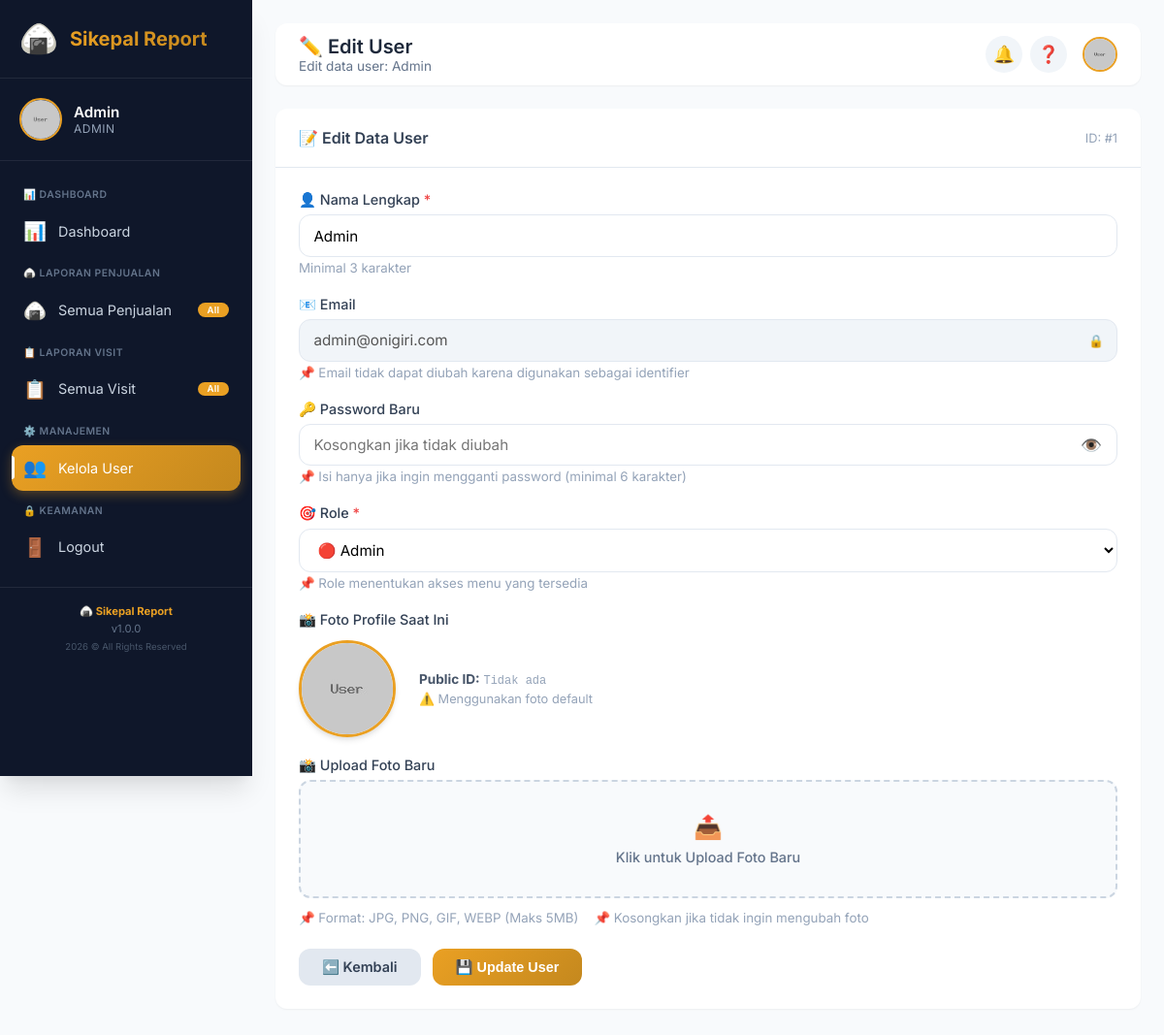
/public/index.php?route=users_edit&id=1 (signed in), run on the app's committed database.
### tables this page shows
CREATE TABLE users (
    id INT AUTO_INCREMENT PRIMARY KEY,
    name VARCHAR(100) NOT NULL,
    email VARCHAR(100) UNIQUE NOT NULL,
    password VARCHAR(255) NOT NULL,
    photo VARCHAR(500) DEFAULT 'default.jpg',
    photo_public_id VARCHAR(255) NULL,
    role ENUM('admin', 'sales') DEFAULT 'sales',
    created_at TIMESTAMP DEFAULT CURRENT_TIMESTAMP
);

### app/models/User.php (called while the page is built, shortened)
<?php
class User {
    private $db;
    public function __construct() {
        global $pdo;
        $this->db = $pdo;
    }
    public function findById($id) {
        $stmt = $this->db->prepare("SELECT * FROM users WHERE id = ?");
        $stmt->execute([$id]);
        return $stmt->fetch();
    }
}
?>

### app/views/admin/edit_user.php (the view, shortened to what this page needs)
<?php
$pageTitle = '✏️ Edit User';
$pageSubtitle = 'Edit data user: ' . htmlspecialchars($data['user']['name']);
$activePage = 'users';
?>
<div class="card">
    <div class="card-header">
        <h3>📝 Edit Data User</h3>
        <span style="font-size:0.8rem; color:var(--gray-400);">
            ID: #<?= $data['user']['id'] ?>
        </span>
    </div>
    <div class="card-body">
        <form method="POST" action="<?= BASE_URL ?>public/index.php?route=users_edit&id=<?= $data['user']['id'] ?>" enctype="multipart/form-data" id="editUserForm">
            <div class="form-group">
                <label for="name">👤 Nama Lengkap <span style="color: #EF4444;">*</span></label>
                <input type="text"
                       id="name"
                       name="name"
                       value="<?= htmlspecialchars($data['user']['name']) ?>"
                       placeholder="Masukkan nama lengkap"
                       required
                       minlength="3"
                       maxlength="100">
                <small style="color: var(--gray-400);">Minimal 3 karakter</small>
            </div>
            <div class="form-group">
                <label for="email">📧 Email</label>
                <div style="position: relative;">
                    <input type="email"
                           id="email"
                           value="<?= htmlspecialchars($data['user']['email']) ?>"
                           disabled
                           style="background: #f1f5f9; cursor: not-allowed; padding-right: 40px;">
                    <span style="position: absolute; right: 14px; top: 50%; transform: translateY(-50%); color: #94A3B8; font-size: 0.8rem;">
                        🔒
                    </span>
                </div>
                <small style="color: var(--gray-400);">
                    📌 Email tidak dapat diubah karena digunakan sebagai identifier
                </small>
            </div>
            <div class="form-group">
                <label for="password">🔑 Password Baru</label>
                <div style="position: relative;">
                    <input type="password"
                           id="password"
                           name="password"
                           placeholder="Kosongkan jika tidak diubah"
                           minlength="6">
                    <button type="button"
                            class="password-toggle"
                            id="togglePassword"
                            style="position: absolute; right: 12px; top: 50%; transform: translateY(-50%); background: none; border: none; cursor: pointer; color: #94A3B8; font-size: 1.1rem; padding: 4px;">
                        👁️
                    </button>
                </div>
                <small style="color: var(--gray-400);">
                    📌 Isi hanya jika ingin mengganti password (minimal 6 karakter)
                </small>
            </div>
            <div class="form-group">
                <label for="role">🎯 Role <span style="color: #EF4444;">*</span></label>
                <select id="role" name="role" required>
                    <option value="admin" <?= $data['user']['role'] === 'admin' ? 'selected' : '' ?>>
                        🔴 Admin
                    </option>
                </select>
                <small style="color: var(--gray-400);">
                    📌 Role menentukan akses menu yang tersedia
                </small>
            </div>
            <div class="form-group">
                <label>📸 Foto Profile Saat Ini</label>
                <div style="margin: 0.75rem 0; display: flex; align-items: center; gap: 1.5rem; flex-wrap: wrap;">
                    <?php
                    $photoUrl = $data['user']['photo'] ?? 'default.jpg';
                    if (empty($photoUrl) || $photoUrl === 'default.jpg' || !filter_var($photoUrl, FILTER_VALIDATE_URL)) {
                        $photoUrl = '/sikepal-report/uploads/photos/default.jpg';
                    }
                    ?>
                    <img src="<?= htmlspecialchars($photoUrl) ?>"
                         alt="Foto Profile"
                         style="width: 100px; height: 100px; border-radius: 50%; object-fit: cover; border: 3px solid var(--marigold); box-shadow: var(--shadow-md);"
                         id="currentPhoto"
                         onerror="this.src='/sikepal-report/uploads/photos/default.jpg'">
                    <div>
                        <div style="font-size: 0.85rem; color: var(--gray-600);">
                            <strong>Public ID:</strong>
                            <span style="font-family: monospace; font-size: 0.75rem; color: var(--gray-400);">
                                <?= $data['user']['photo_public_id'] ?? 'Tidak ada' ?>
                            </span>
                        </div>
                        <div style="font-size: 0.8rem; color: var(--gray-400); margin-top: 0.25rem;">
                            <?php if (empty($data['user']['photo']) || $data['user']['photo'] === 'default.jpg'): ?>
                                ⚠️ Menggunakan foto default
                            <?php else: ?>
                                ✅ Foto tersimpan di Cloudinary
                            <?php endif; ?>
                        </div>
                    </div>
                </div>
            </div>
            <div class="form-group">
                <label for="photo">📸 Upload Foto Baru</label>
                <div class="photo-upload">
                    <label for="photo" class="photo-label">
                        <span style="font-size: 1.5rem;">📤</span>
                        Klik untuk Upload Foto Baru
                    </label>
                </div>
                <div style="display: flex; gap: 1rem; margin-top: 0.5rem; flex-wrap: wrap;">
                    <small style="color: var(--gray-400);">
                        📌 Format: JPG, PNG, GIF, WEBP (Maks 5MB)
                    </small>
                    <small style="color: var(--gray-400);">
                        📌 Kosongkan jika tidak ingin mengubah foto
                    </small>
                </div>
            </div>
            <div class="form-actions">
                <a href="<?= BASE_URL ?>public/index.php?route=users" class="btn-secondary">
                    ⬅️ Kembali
                </a>
                <button type="submit" class="btn-primary" id="submitBtn">
                    💾 Update User
                </button>
            </div>
        </form>
    </div>
</div>
<?php
$content = ob_get_clean();
require_once '../app/views/layouts/main.php';
?>

### app/views/layouts/main.php (shortened to what this page needs)
<!DOCTYPE html>
<html lang="id">
<head>
    <link rel="stylesheet" href="<?= BASE_URL ?>public/css/style.css">
</head>
<body class="dashboard-page">
    <aside class="sidebar">
        <div class="sidebar-brand">
            <span class="sidebar-brand-icon">🍙</span>
            <span class="sidebar-brand-text">Sikepal Report</span>
        </div>
        <div class="sidebar-user">
            <?php
            $sidebarPhoto = $_SESSION['photo'] ?? 'default.jpg';
            if (empty($sidebarPhoto) || $sidebarPhoto === 'default.jpg') {
                $sidebarPhoto = BASE_URL . 'uploads/photos/default.jpg';
            }
            ?>
            <img src="<?= htmlspecialchars($sidebarPhoto) ?>"
                 alt="Avatar"
                 class="sidebar-user-avatar"
                 onerror="this.src='<?= BASE_URL ?>uploads/photos/default.jpg'">
            <div class="sidebar-user-info">
                <div class="sidebar-user-name"><?= htmlspecialchars($_SESSION['name'] ?? 'User') ?></div>
                <div class="sidebar-user-role"><?= htmlspecialchars($_SESSION['role'] ?? 'Guest') ?></div>
            </div>
        </div>
        <nav class="sidebar-nav">
            <?php
            $role = $_SESSION['role'] ?? '';
            if ($role === 'admin'):
            ?>
                <div class="sidebar-nav-label">📊 Dashboard</div>
                <a href="<?= BASE_URL ?>public/index.php?route=dashboard" class="sidebar-nav-item <?= $activePage === 'dashboard' ? 'active' : '' ?>">
                    <span class="sidebar-nav-icon">📊</span>
                    <span class="sidebar-nav-text">Dashboard</span>
                </a>
                <div class="sidebar-nav-label">🍙 Laporan Penjualan</div>
                <a href="<?= BASE_URL ?>public/index.php?route=sales_reports" class="sidebar-nav-item <?= $activePage === 'sales_reports' ? 'active' : '' ?>">
                    <span class="sidebar-nav-icon">🍙</span>
                    <span class="sidebar-nav-text">Semua Penjualan</span>
                    <span class="sidebar-nav-badge">All</span>
                </a>
                <div class="sidebar-nav-label">📋 Laporan Visit</div>
                <a href="<?= BASE_URL ?>public/index.php?route=visit_reports" class="sidebar-nav-item <?= $activePage === 'visit_reports' ? 'active' : '' ?>">
                    <span class="sidebar-nav-icon">📋</span>
                    <span class="sidebar-nav-text">Semua Visit</span>
                    <span class="sidebar-nav-badge">All</span>
                </a>
                <div class="sidebar-nav-label">⚙️ Manajemen</div>
                <a href="<?= BASE_URL ?>public/index.php?route=users" class="sidebar-nav-item <?= $activePage === 'users' ? 'active' : '' ?>">
                    <span class="sidebar-nav-icon">👥</span>
                    <span class="sidebar-nav-text">Kelola User</span>
                </a>
            <?php endif; ?>
            <div class="sidebar-nav-label">🔒 Keamanan</div>
            <a href="<?= BASE_URL ?>public/index.php?route=logout" class="sidebar-nav-item" onclick="return confirm('Yakin ingin logout?')">
                <span class="sidebar-nav-icon">🚪</span>
                <span class="sidebar-nav-text">Logout</span>
            </a>
        </nav>
        <div class="sidebar-footer">
            <div>
                <strong style="color: var(--marigold);">🍙 Sikepal Report</strong><br>
                v1.0.0<br>
                <span style="font-size: 0.6rem; color: var(--gray-600);">
                    <?= date('Y') ?> &copy; All Rights Reserved
                </span>
            </div>
        </div>
    </aside>
    <main class="main-content">
        <header class="top-header">
            <div class="top-header-left">
                <div class="top-header-title">
                    <h2><?= $pageTitle ?? 'Dashboard' ?></h2>
                    <p><?= $pageSubtitle ?? '' ?></p>
                </div>
            </div>
            <div class="top-header-right">
                <div class="top-header-actions">
                    <button class="btn-icon" title="Notifikasi" onclick="alert('📢 Tidak ada notifikasi baru')">🔔</button>
                    <button class="btn-icon" title="Bantuan" onclick="alert('📖 Hubungi admin untuk bantuan')">❓</button>
                    <?php
                    $topPhoto = $_SESSION['photo'] ?? 'default.jpg';
                    if (empty($topPhoto) || $topPhoto === 'default.jpg') {
                        $topPhoto = BASE_URL . 'uploads/photos/default.jpg';
                    }
                    ?>
                    <img src="<?= htmlspecialchars($topPhoto) ?>"
                         alt="Avatar"
                         style="width: 36px; height: 36px; border-radius: 50%; object-fit: cover; border: 2px solid var(--marigold); margin-left: 0.5rem;"
                         onerror="this.src='<?= BASE_URL ?>uploads/photos/default.jpg'">
                </div>
            </div>
        </header>
        <div class="content-wrapper">
            <?= $content ?? '' ?>
        </div>
    </main>
</body>
</html>

### app/views/admin/edit_user.php (style rules this page uses)
.photo-upload .photo-label { display: flex; flex-direction: column; align-items: center; justify-content: center; padding: 2rem; border: 2px dashed var(--gray-300); border-radius: var(--radius); background: var(--gray-50); cursor: pointer; transition: var(--transition); font-weight: 500; color: var(--gray-500); gap: 0.5rem; min-height: 120px; }
.password-toggle { position: absolute; right: 12px; top: 50%; transform: translateY(-50%); background: none; border: none; cursor: pointer; color: #94A3B8; font-size: 1.1rem; padding: 4px; border-radius: 50%; transition: var(--transition); }

### data on the page
users: name "Edit data user: Admin", id "1", name "Admin", email "admin@onigiri.com", role "🔴 Admin", photo (placeholder picture), photo_public "Tidak ada"

### other printed values
$_SESSION['name'] "Admin"
$_SESSION['role'] "ADMIN"
$pageTitle "✏️ Edit User"
